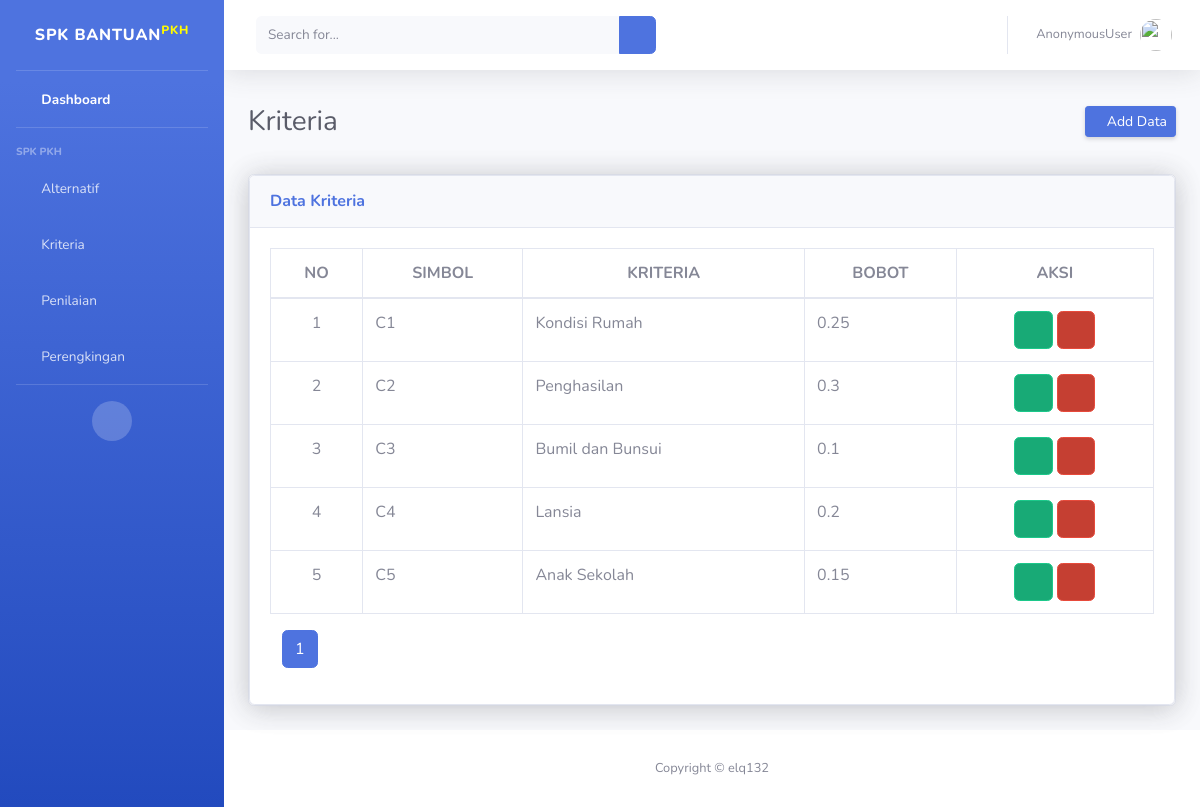
The app's page /dashboard/kriteria/, older data.
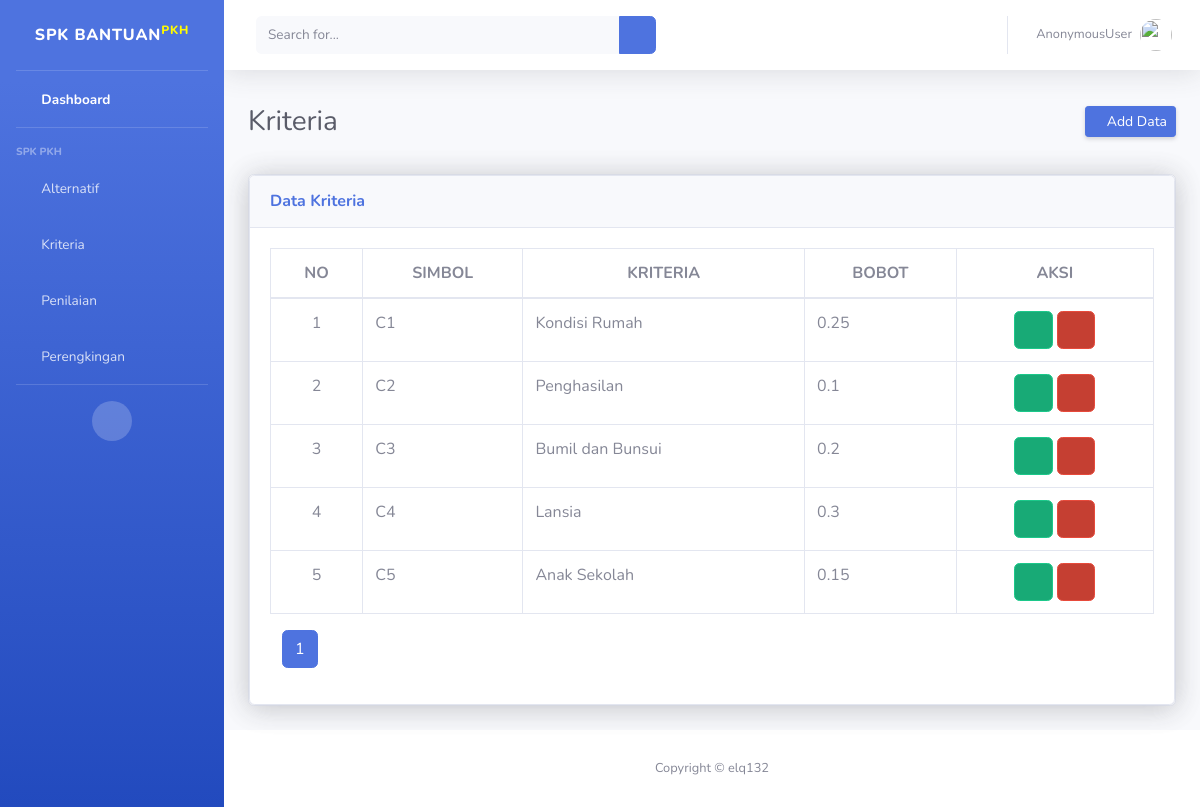
The same page, newer data.
### SPK/models.py (models this page shows, shortened)
class Kriteria(models.Model):
    simbol          = models.CharField(max_length=50)
    nama_kriteria   = models.CharField(max_length=50)
    bobot           = models.FloatField()

### SPK/views.py (the view)
# urls.py: path('kriteria/', views.kriteria_list, name='kriteria'),
def kriteria_list(request):
    kriteria = Kriteria.objects.all()
    cari = request.GET.get('cari')
    if cari:
        page=Kriteria.objects.filter(Q(simbol__icontains=cari) |Q(nama_kriteria__icontains=cari))
    else:
        page = Kriteria.objects.all()
    halaman = Paginator(page,5)
    page_list = request.GET.get('page')
    page = halaman.get_page(page_list)
    context ={
        'datas': kriteria,
        'page_obj':page,
    }
    return render(request, 'kriteria.html', context)

### templates/kriteria.html (shortened to what the changed rows need)
{%load static%}
<!DOCTYPE html>
<html lang="en">
<head>
     <link href="{%static 'vendor/fontawesome-free/css/all.min.css'%}" rel="stylesheet" type="text/css">
     <link href="{%static 'css/sb-admin-2.min.css'%}" rel="stylesheet">
</head>
<body id="page-top">
    <div id="wrapper">
        <div id="content-wrapper" class="d-flex flex-column">
            <div id="content">
                <div class="container-fluid">
                    <div class="d-sm-flex align-items-center justify-content-between mb-4">
                        <h1 class="h3 mb-0 text-gray-800">Kriteria<h1>
                            <a href="{%url 'data:inkriteria'%}" class="d-none d-sm-inline-block btn btn-sm btn-primary shadow-sm"><i
                                class="fas fa-plus fa-sm text-white-50"></i>  Add Data</a>
                    </div>
                    <div class="row">
                        <div class="col-xl-12 col-lg-9">
                            <div class="card shadow mb-4">
                                <div class="card shadow">
                                    <div class="card-body table-responsive">
                                            <table class="table table-bordered" id="dataTable" width="100%" cellspacing="0">
                                                <thead class="text-center">
                                                    <tr>
                                                        <th>NO</th>
                                                        <th>SIMBOL</th>
                                                        <th>KRITERIA</th>
                                                        <th>BOBOT</th>
                                                        <th>AKSI</th>
                                                    </tr>
                                                </thead>
                                                <tbody>
                                                    {%for data in page_obj.object_list%}
                                                    <tr>
                                                        <td class="text-center">{{forloop.counter}}</td>
                                                        <td>{{data.simbol}}</td>
                                                        <td>{{data.nama_kriteria}}</td>
                                                        <td>{{data.bobot}}</td>
                                                        <td class="text-center">
                                                            <a href="{%url 'data:upkriteria' id=data.id%}" class="btn btn-success btn-icon-split">
                                                                <span class="icon text-white-25">
                                                                    <i class="fas fa-edit"></i>
                                                                </span>
                                                            </a>
                                                            <a href="{%url 'data:delkriteria' id=data.id%}" class="btn btn-danger btn-icon-split" onclick="return confirm('yakin ingin menghapus data?')">
                                                                <span class="icon text-white-25">
                                                                    <i class="fas fa-trash"></i>
                                                                </span>
                                                            </a>
                                                        </td>
                                                    </tr>
                                                    {%endfor%}
                                                </tbody>
                                            </table>
                                    </div>
                                </div>
                            </div>
                        </div>
                    </div>
                </div>
            </div>
        </div>
    </div>
</body>
</html>

Row changes from the older to the newer data that the page shows:
changed Kriteria "Penghasilan": bobot "0.3" → "0.1"
changed Kriteria "Bumil dan Bunsui": bobot "0.1" → "0.2"
changed Kriteria "Lansia": bobot "0.2" → "0.3"
